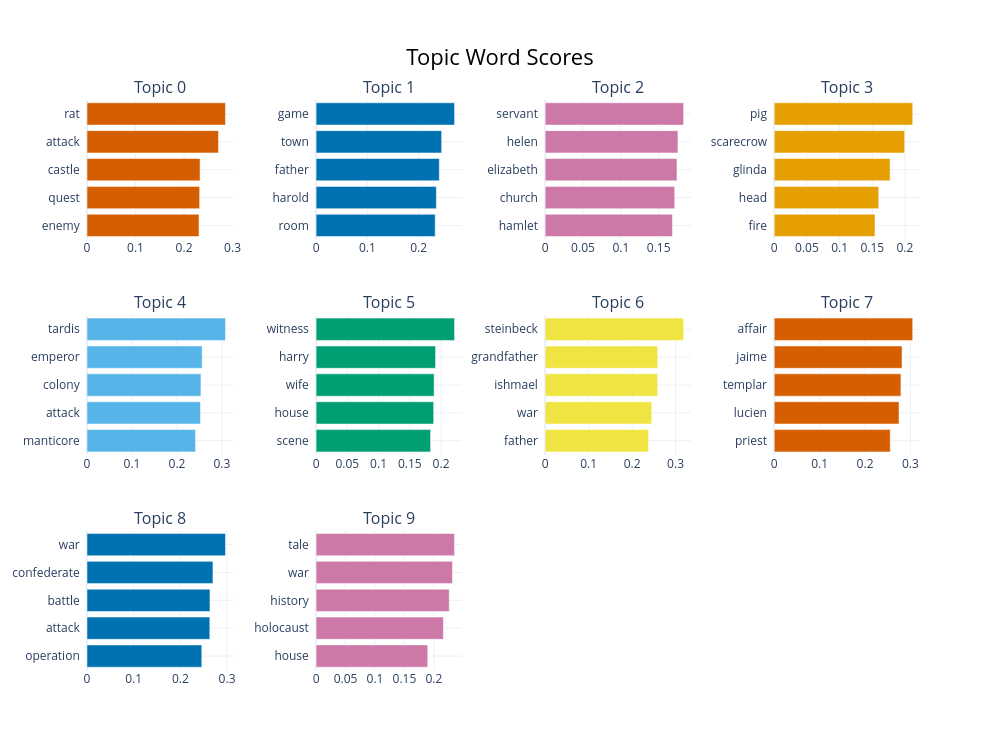

Write notebook code for a chart like this one.
### Markdown cell above
**Visualization of topics as a bar chart**

This chart shows the 10 most popular topics and the keywords that define them.

### Code cell
if 'topic_model' in locals():
    display(topic_model.visualize_barchart(top_n_topics=10))
else:
    print("No df_topic")

### Figure 1 — Plotly figure (JSON) as saved in the notebook; plotly's stock layout.template omitted (floating-point values rounded to 4 significant figures)
{"data": [{"marker": {"color": "#D55E00"}, "orientation": "h", "x": [0.2309, 0.2322, 0.2331, 0.2711, 0.2855], "y": ["enemy  ", "quest  ", "castle  ", "attack  ", "rat  "], "type": "bar", "xaxis": "x", "yaxis": "y"}, {"marker": {"color": "#0072B2"}, "orientation": "h", "x": [0.2322, 0.2345, 0.2402, 0.2448, 0.27], "y": ["room  ", "harold  ", "father  ", "town  ", "game  "], "type": "bar", "xaxis": "x2", "yaxis": "y2"}, {"marker": {"color": "#CC79A7"}, "orientation": "h", "x": [0.1682, 0.1712, 0.1742, 0.1754, 0.183], "y": ["hamlet  ", "church  ", "elizabeth  ", "helen  ", "servant  "], "type": "bar", "xaxis": "x3", "yaxis": "y3"}, {"marker": {"color": "#E69F00"}, "orientation": "h", "x": [0.1541, 0.1598, 0.1773, 0.1996, 0.2119], "y": ["fire  ", "head  ", "glinda  ", "scarecrow  ", "pig  "], "type": "bar", "xaxis": "x4", "yaxis": "y4"}, {"marker": {"color": "#56B4E9"}, "orientation": "h", "x": [0.2413, 0.2522, 0.2533, 0.2559, 0.3079], "y": ["manticore  ", "attack  ", "colony  ", "emperor  ", "tardis  "], "type": "bar", "xaxis": "x5", "yaxis": "y5"}, {"marker": {"color": "#009E73"}, "orientation": "h", "x": [0.1832, 0.1882, 0.1889, 0.1912, 0.2216], "y": ["scene  ", "house  ", "wife  ", "harry  ", "witness  "], "type": "bar", "xaxis": "x6", "yaxis": "y6"}, {"marker": {"color": "#F0E442"}, "orientation": "h", "x": [0.2379, 0.2451, 0.2589, 0.2591, 0.3186], "y": ["father  ", "war  ", "ishmael  ", "grandfather  ", "steinbeck  "], "type": "bar", "xaxis": "x7", "yaxis": "y7"}, {"marker": {"color": "#D55E00"}, "orientation": "h", "x": [0.2555, 0.2749, 0.2791, 0.2816, 0.305], "y": ["priest  ", "lucien  ", "templar  ", "jaime  ", "affair  "], "type": "bar", "xaxis": "x8", "yaxis": "y8"}, {"marker": {"color": "#0072B2"}, "orientation": "h", "x": [0.2459, 0.2631, 0.2634, 0.2698, 0.2967], "y": ["operation  ", "attack  ", "battle  ", "confederate  ", "war  "], "type": "bar", "xaxis": "x9", "yaxis": "y9"}, {"marker": {"color": "#CC79A7"}, "orientation": "h", "x": [0.1896, 0.2161, 0.2261, 0.2315, 0.2351], "y": ["house  ", "holocaust  ", "history  ", "war  ", "tale  "], "type": "bar", "xaxis": "x10", "yaxis": "y10"}], "layout": {"xaxis": {"anchor": "y", "domain": [0.0, 0.175], "showgrid": true}, "yaxis": {"anchor": "x", "domain": [0.7556, 1.0], "showgrid": true}, "xaxis2": {"anchor": "y2", "domain": [0.275, 0.45], "showgrid": true}, "yaxis2": {"anchor": "x2", "domain": [0.7556, 1.0], "showgrid": true}, "xaxis3": {"anchor": "y3", "domain": [0.55, 0.725], "showgrid": true}, "yaxis3": {"anchor": "x3", "domain": [0.7556, 1.0], "showgrid": true}, "xaxis4": {"anchor": "y4", "domain": [0.825, 1.0], "showgrid": true}, "yaxis4": {"anchor": "x4", "domain": [0.7556, 1.0], "showgrid": true}, "xaxis5": {"anchor": "y5", "domain": [0.0, 0.175], "showgrid": true}, "yaxis5": {"anchor": "x5", "domain": [0.3778, 0.6222], "showgrid": true}, "xaxis6": {"anchor": "y6", "domain": [0.275, 0.45], "showgrid": true}, "yaxis6": {"anchor": "x6", "domain": [0.3778, 0.6222], "showgrid": true}, "xaxis7": {"anchor": "y7", "domain": [0.55, 0.725], "showgrid": true}, "yaxis7": {"anchor": "x7", "domain": [0.3778, 0.6222], "showgrid": true}, "xaxis8": {"anchor": "y8", "domain": [0.825, 1.0], "showgrid": true}, "yaxis8": {"anchor": "x8", "domain": [0.3778, 0.6222], "showgrid": true}, "xaxis9": {"anchor": "y9", "domain": [0.0, 0.175], "showgrid": true}, "yaxis9": {"anchor": "x9", "domain": [0.0, 0.2444], "showgrid": true}, "xaxis10": {"anchor": "y10", "domain": [0.275, 0.45], "showgrid": true}, "yaxis10": {"anchor": "x10", "domain": [0.0, 0.2444], "showgrid": true}, "xaxis11": {"anchor": "y11", "domain": [0.55, 0.725], "showgrid": true}, "yaxis11": {"anchor": "x11", "domain": [0.0, 0.2444], "showgrid": true}, "xaxis12": {"anchor": "y12", "domain": [0.825, 1.0], "showgrid": true}, "yaxis12": {"anchor": "x12", "domain": [0.0, 0.2444], "showgrid": true}, "annotations": [{"font": {"size": 16}, "showarrow": false, "text": "Topic 0", "x": 0.0875, "xanchor": "center", "xref": "paper", "y": 1.0, "yanchor": "bottom", "yref": "paper"}, {"font": {"size": 16}, "showarrow": false, "text": "Topic 1", "x": 0.3625, "xanchor": "center", "xref": "paper", "y": 1.0, "yanchor": "bottom", "yref": "paper"}, {"font": {"size": 16}, "showarrow": false, "text": "Topic 2", "x": 0.6375, "xanchor": "center", "xref": "paper", "y": 1.0, "yanchor": "bottom", "yref": "paper"}, {"font": {"size": 16}, "showarrow": false, "text": "Topic 3", "x": 0.9125, "xanchor": "center", "xref": "paper", "y": 1.0, "yanchor": "bottom", "yref": "paper"}, {"font": {"size": 16}, "showarrow": false, "text": "Topic 4", "x": 0.0875, "xanchor": "center", "xref": "paper", "y": 0.6222, "yanchor": "bottom", "yref": "paper"}, {"font": {"size": 16}, "showarrow": false, "text": "Topic 5", "x": 0.3625, "xanchor": "center", "xref": "paper", "y": 0.6222, "yanchor": "bottom", "yref": "paper"}, {"font": {"size": 16}, "showarrow": false, "text": "Topic 6", "x": 0.6375, "xanchor": "center", "xref": "paper", "y": 0.6222, "yanchor": "bottom", "yref": "paper"}, {"font": {"size": 16}, "showarrow": false, "text": "Topic 7", "x": 0.9125, "xanchor": "center", "xref": "paper", "y": 0.6222, "yanchor": "bottom", "yref": "paper"}, {"font": {"size": 16}, "showarrow": false, "text": "Topic 8", "x": 0.0875, "xanchor": "center", "xref": "paper", "y": 0.2444, "yanchor": "bottom", "yref": "paper"}, {"font": {"size": 16}, "showarrow": false, "text": "Topic 9", "x": 0.3625, "xanchor": "center", "xref": "paper", "y": 0.2444, "yanchor": "bottom", "yref": "paper"}], "title": {"font": {"size": 22, "color": "Black"}, "text": "Topic Word Scores", "x": 0.5, "xanchor": "center", "yanchor": "top"}, "hoverlabel": {"font": {"size": 16, "family": "Rockwell"}, "bgcolor": "white"}, "showlegend": false, "width": 1000, "height": 750}}
